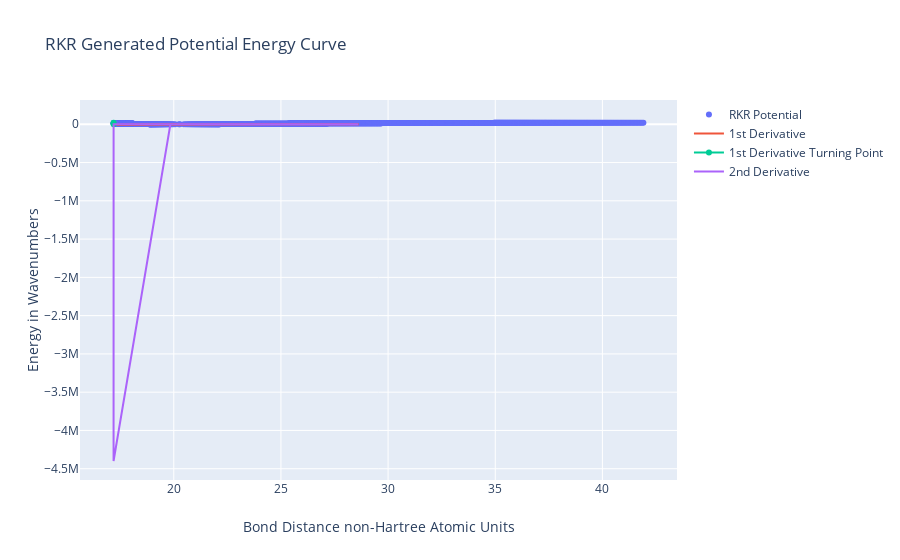

Write notebook code for a chart like this one.
### Code cell
#Lists to hold data 
x = []
y = []
ddX = []
ddX2 = []
ddx = []
ddx2 = []
leftAsympCutOff = False

#Loop to generate all data to graph
print("Building RKR Potential")
for v in tqdm(np.arange(-.499, 100, .1)):
    
    energy = E(v)
    xPoints = RKR(v)
    
    if(len(x) != 0):
        #Compute First Derivative
        ddX.append( (min(xPoints) + min(x[-2:])) / 2 )
        slope = (energy-y[-1]) / ( min(xPoints) - min(x[-2:]) )
        ddx.append( slope )
        
        if(len(ddx) > 1):
            #Compute 2nd Derivative
            ddX2.append( (ddX[-2] + ddX[-1]) / 2 )
            ddx2.append( (ddx[-1] - ddx[-2]) / (ddX[-1] - ddX[-2]) )
            
            #Determine if Cutoff should be used
            if(ddx2[-1] <= 0):
                leftAsympCutOff = True
                
    if(not leftAsympCutOff):
        x.extend( xPoints )
        y.extend( [energy] * 2 )
    else:
        x.append(max(xPoints))
        y.append(energy)
        
print("Graphing Potential")
#Prepare data for graphing
figure = {
    "data":[
        {
            "type":"scatter",
            "x":x,
            "y":y,
            "connectgaps":True,
            "mode":"markers",
            "name":"RKR Potential",
        }
    ],
    
    "layout":{
        "xaxis":{"title":"Bond Distance non-Hartree Atomic Units"},
        "yaxis":{"title":"Energy in Wavenumbers"},
        "title":{"text":"RKR Generated Potential Energy Curve"}
    }
}

figure["data"].append(
    {
        "type":"scatter",
        "x":ddX,
        "y":ddx,
        "name":"1st Derivative"
    }
)

figure["data"].append(
    {
        "type":"scatter",
        "x":[ddX[ddx.index(min(ddx))]] * 2,
        "y":[0, pow(10, 4) * 2],
        "name":"1st Derivative Turning Point"
    }
)

figure["data"].append(
    {
        "type":"scatter",
        "x":ddX2,
        "y":ddx2,
        "name":"2nd Derivative"
    }
)

iplot(figure)

### Figure 1 — Plotly figure (JSON) as saved in the notebook; plotly's stock layout.template omitted (floating-point values rounded to 4 significant figures; data arrays with more than 128 entries replaced by an {"elided": "..."} marker saying what was removed)
{"data": [{"connectgaps": true, "mode": "markers", "name": "RKR Potential", "type": "scatter", "x": {"elided": "1480 float values"}, "y": {"elided": "1480 float values"}}, {"name": "1st Derivative", "type": "scatter", "x": {"elided": "1004 float values"}, "y": {"elided": "1004 float values"}}, {"name": "1st Derivative Turning Point", "type": "scatter", "x": [17.19, 17.19], "y": [0, 20000]}, {"name": "2nd Derivative", "type": "scatter", "x": {"elided": "1003 float values"}, "y": {"elided": "1003 float values"}}], "layout": {"title": {"text": "RKR Generated Potential Energy Curve"}, "xaxis": {"title": {"text": "Bond Distance non-Hartree Atomic Units"}}, "yaxis": {"title": {"text": "Energy in Wavenumbers"}}}}
